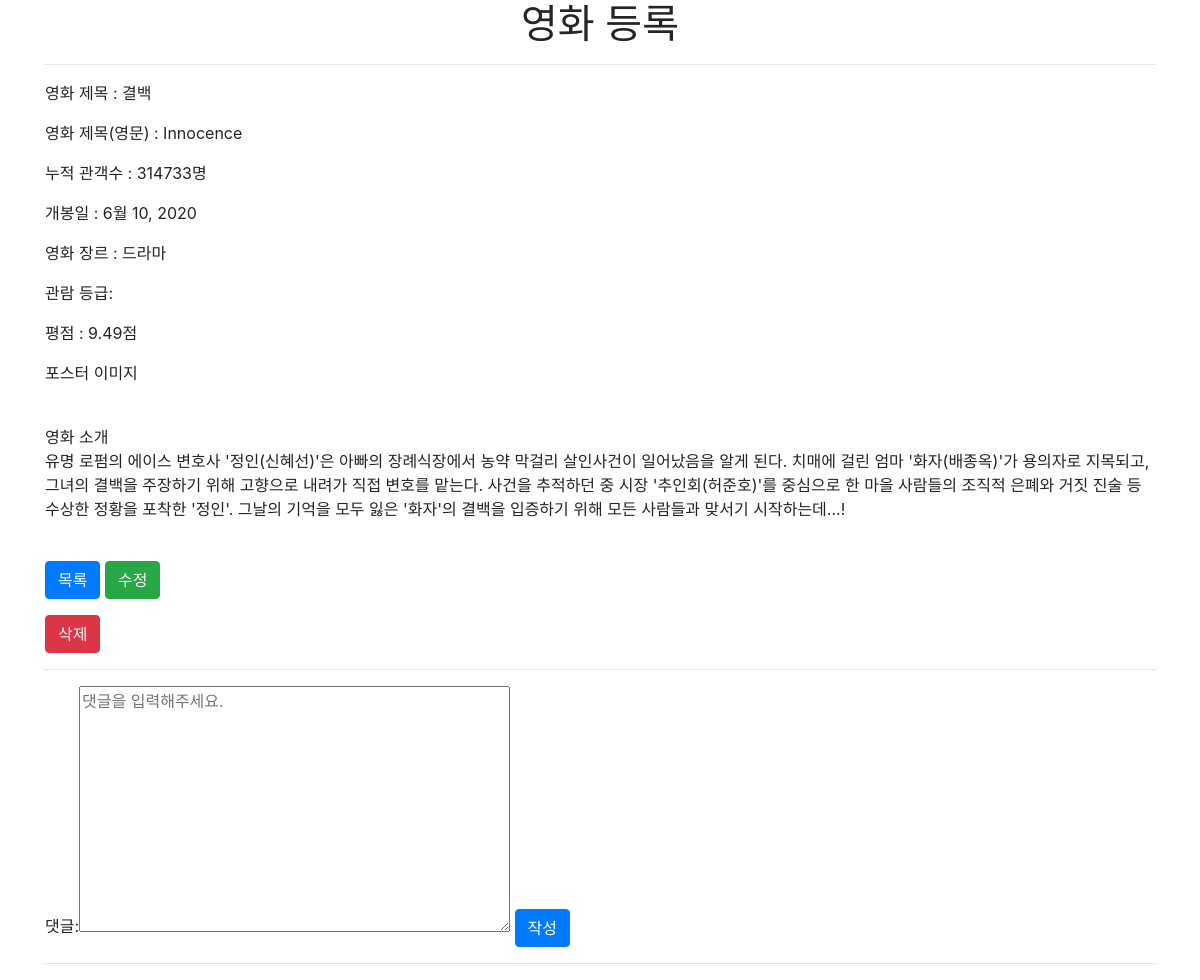
Page /movies/1/ on the earlier database version.
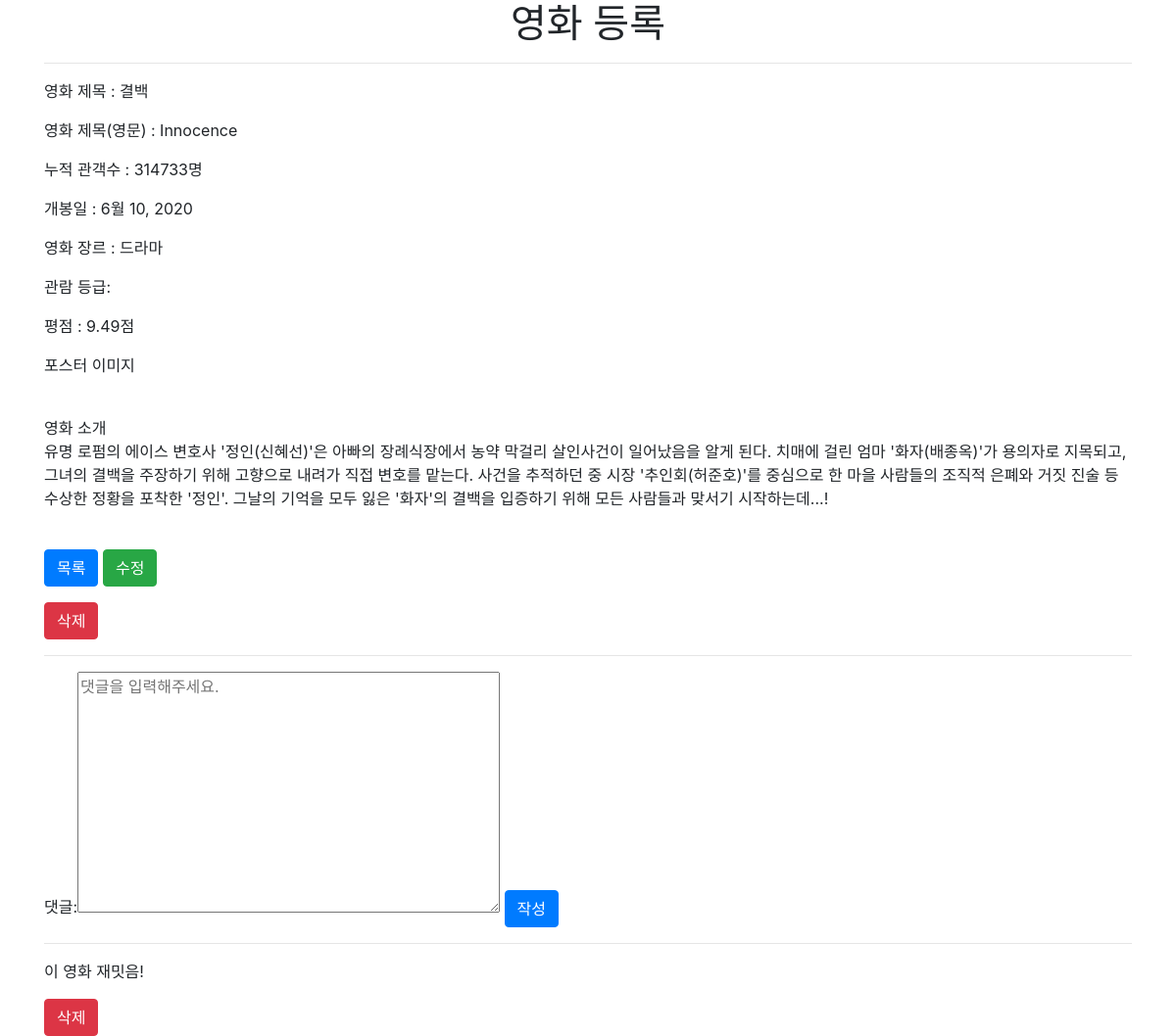
Same page on the later database version.
### movies/models.py (models this page shows)
class Movie(models.Model):
    title = models.CharField(max_length=20)
    title_en = models.CharField(max_length=50)
    audience = models.IntegerField()
    open_date = models.DateField()
    genre = models.CharField(max_length=50)
    watch_grade = models.CharField(max_length=50)
    score = models.FloatField()
    poster_url = models.CharField(max_length=200)
    description = models.TextField()

class Comment(models.Model):
    content = models.TextField()
    created_at = models.DateTimeField(auto_now_add=True)
    movie = models.ForeignKey(Movie, on_delete=models.CASCADE)

### movies/views.py (the view)
# urls.py: path('<int:pk>/', views.detail, name='detail'),
def detail(request, pk):
    movie = Movie.objects.get(pk=pk)
    comments = movie.comment_set.all()
    form = CommentForm()
    context = {
        'movie': movie,
        'comments': comments,
        'form': form,
    }
    return render(request, 'movies/detail.html', context)

### movies/forms.py
class CommentForm(forms.ModelForm):
    content = forms.CharField(
        label='댓글',
        widget=forms.Textarea(
            attrs={
                'placeholder': '댓글을 입력해주세요.',
                'col' : 100,
                'row' : 10,
            }
        )
    )
    class Meta:
        model = Comment
        fields = ('content', )

### movies/templates/movies/detail.html (shortened to what this page needs)
{% extends 'base.html' %}
{% block content %}
<h1 class="text-center">영화 등록</h1>
<hr>
<p>영화 제목 : {{ movie.title }}</p>
<p>영화 제목(영문) : {{ movie.title_en }}</p>
<p>누적 관객수 : {{ movie.audience }}명</p>
<p>개봉일 : {{ movie.open_date }}</p>
<p>영화 장르 : {{ movie.genre }}</p>
<p>관람 등급: {{ movie.watch_grde }}</p>
<p>평점 : {{ movie.score }}점</p>
<p>포스터 이미지  <br> <img src="{{ movie.poster_url }}" width="500px" alt=""></p>
<p>영화 소개 <br> {{ movie.description }}<p>
<br>
<button onclick = "location.href = '{% url 'movies:index' %}'" class="btn btn-primary">목록</button>
<button onclick = "location.href = '{% url 'movies:edit' movie.pk %}'" class="btn btn-success">수정</button>
<form action="{% url 'movies:delete' movie.pk %}" method="POST">
    <button class="btn btn-danger">삭제</button>
</form>
<hr>
<form action="{% url 'movies:comment_create' movie.pk %}" method="POST">
    {{ form }}
    <button class="btn btn-primary">작성</button>
</form>
<hr>
{% for comment in comments %}
    <p>{{ comment.content }}</p>
    <form action="{% url 'movies:comment_delete' movie.pk comment.pk %}" method="POST">
        <button class="btn btn-danger">삭제</button>
    </form>
{% endfor %}
{% endblock %}

### crud/templates/base.html (shortened to what this page needs)
<!DOCTYPE html>
<html lang="en">
<head>
    <link rel="stylesheet" href="https://stackpath.bootstrapcdn.com/bootstrap/4.5.0/css/bootstrap.min.css">
</head>
<body>
<div class="container">
    {% block content %}
    {% endblock %}
</div>
</body>
</html>

Differences in the rows shown:
added Comment: content "이 영화 재밋음!"
